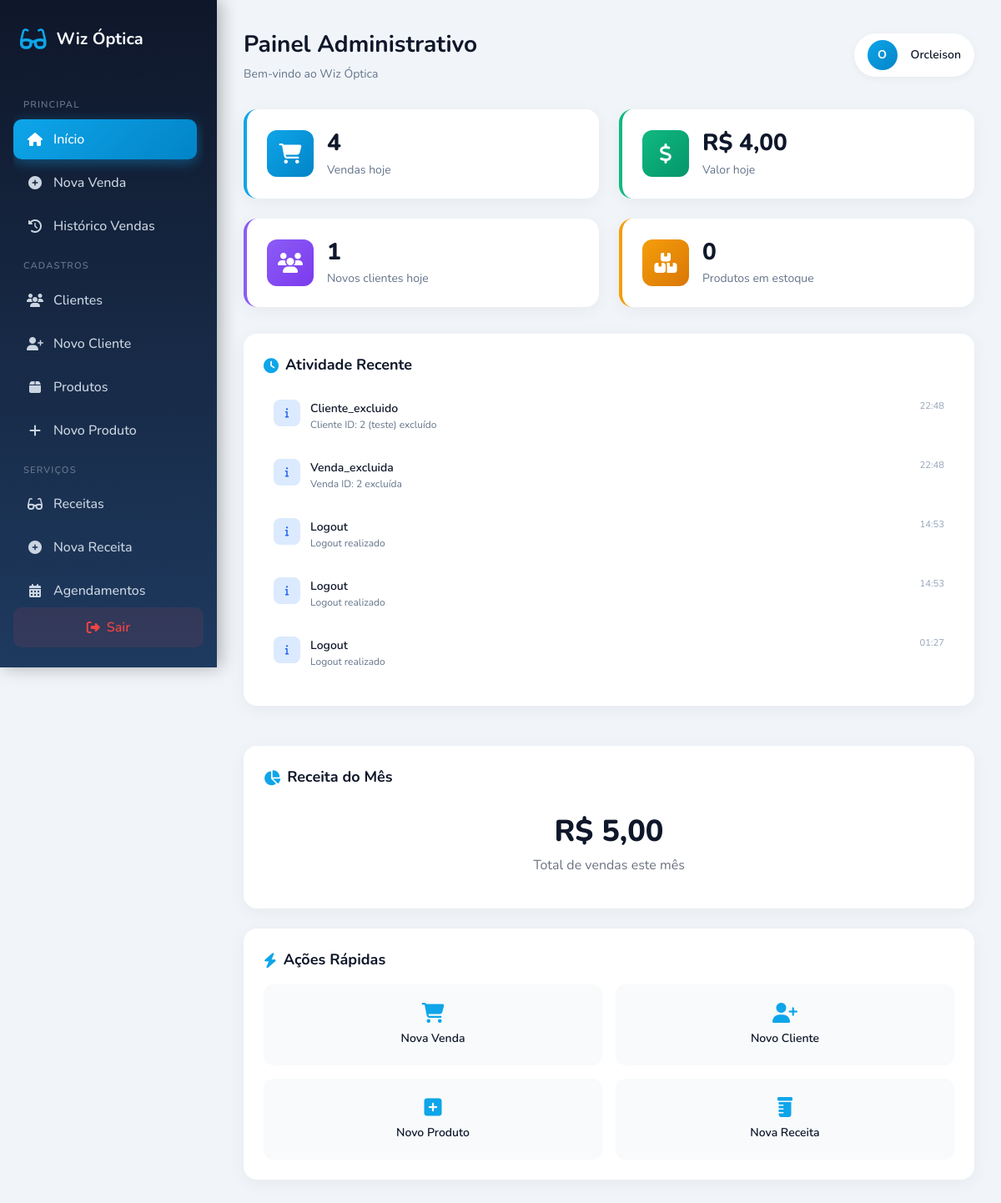
The app's page /otica/views/admin/index.php (signed in) with its own data.
### tables this page shows
CREATE TABLE `logs` (
  `id` bigint(20) UNSIGNED NOT NULL,
  `usuario_id` int(11) DEFAULT NULL,
  `acao` varchar(100) DEFAULT NULL,
  `detalhes` text DEFAULT NULL,
  `data` timestamp NOT NULL DEFAULT current_timestamp()
);

### otica/views/admin/index.php (the view, shortened to what this page needs)
<?php
$db = Database::getInstance()->getConnection();
$pageTitle = 'Painel Administrativo';
$moduleName = 'Bem-vindo ao Wiz Óptica';
try {
    $stmt = $db->prepare("SELECT COUNT(*) as total, COALESCE(SUM(total), 0) as valor FROM vendas WHERE DATE(data_venda) = CURDATE()");
    $stmt->execute();
    $vendasHoje = $stmt->fetch();
    $stmt = $db->prepare("SELECT COUNT(*) as total FROM clientes WHERE DATE(criado_em) = CURDATE()");
    $stmt->execute();
    $novosClientes = $stmt->fetch();
    $stmt = $db->prepare("SELECT COUNT(*) as total FROM produtos WHERE estoque > 0");
    $stmt->execute();
    $produtosEstoque = $stmt->fetch();
    $stmt = $db->prepare("SELECT COALESCE(SUM(total), 0) as valor FROM vendas WHERE MONTH(data_venda) = MONTH(CURDATE()) AND YEAR(data_venda) = YEAR(CURDATE())");
    $stmt->execute();
    $receitaMes = $stmt->fetch();
    $stmt = $db->query("SELECT * FROM logs ORDER BY id DESC LIMIT 10");
    $atividades = $stmt->fetchAll();
} catch (PDOException $e) {
    error_log("Erro: " . $e->getMessage());
    $vendasHoje = ['total' => 0, 'valor' => 0];
    $novosClientes = ['total' => 0];
    $produtosEstoque = ['total' => 0];
    $receitaMes = ['valor' => 0];
    $atividades = [];
}
$vendasHoje['total'] = $vendasHoje['total'] ?? 0;
$vendasHoje['valor'] = $vendasHoje['valor'] ?? 0;
$novosClientes['total'] = $novosClientes['total'] ?? 0;
$produtosEstoque['total'] = $produtosEstoque['total'] ?? 0;
$receitaMes['valor'] = $receitaMes['valor'] ?? 0;
?>
<!DOCTYPE html>
<html lang="pt-BR">
<head>
    <link rel="stylesheet" href="https://cdnjs.cloudflare.com/ajax/libs/font-awesome/6.4.0/css/all.min.css">
    <script src="https://cdn.tailwindcss.com"></script>
</head>
<body>
    <aside class="sidebar">
        <div class="sidebar-logo">
            <i class="fas fa-glasses"></i>
            <h1>Wiz Óptica</h1>
        </div>
        <div class="menu-scroll">
            <div class="menu-group">
                <p class="menu-title">Principal</p>
                <a href="index.php" class="menu-item active">
                    <i class="fas fa-home"></i>
                    <span>Início</span>
                </a>
                <a href="../vendas/nova.php" class="menu-item">
                    <i class="fas fa-plus-circle"></i>
                    <span>Nova Venda</span>
                </a>
                <a href="../vendas/historico.php" class="menu-item">
                    <i class="fas fa-history"></i>
                    <span>Histórico Vendas</span>
                </a>
            </div>
            <div class="menu-group">
                <p class="menu-title">Cadastros</p>
                <a href="../clientes/index.php" class="menu-item">
                    <i class="fas fa-users"></i>
                    <span>Clientes</span>
                </a>
                <a href="../clientes/novo.php" class="menu-item">
                    <i class="fas fa-user-plus"></i>
                    <span>Novo Cliente</span>
                </a>
                <a href="../produtos/index.php" class="menu-item">
                    <i class="fas fa-box"></i>
                    <span>Produtos</span>
                </a>
                <a href="../produtos/novo.php" class="menu-item">
                    <i class="fas fa-plus"></i>
                    <span>Novo Produto</span>
                </a>
            </div>
            <div class="menu-group">
                <p class="menu-title">Serviços</p>
                <a href="../receitas/index.php" class="menu-item">
                    <i class="fas fa-glasses"></i>
                    <span>Receitas</span>
                </a>
                <a href="../receitas/nova.php" class="menu-item">
                    <i class="fas fa-plus-circle"></i>
                    <span>Nova Receita</span>
                </a>
                <a href="../agendamentos/index.php" class="menu-item">
                    <i class="fas fa-calendar-alt"></i>
                    <span>Agendamentos</span>
                </a>
            </div>
        </div>
        <button onclick="logout()" class="btn-logout">
            <i class="fas fa-sign-out-alt"></i>
            <span>Sair</span>
        </button>
    </aside>
    <main class="main-content">
        <header class="page-header">
            <div>
                <h1 class="page-title-page"><?php echo $pageTitle; ?></h1>
                <p class="page-subtitle"><?php echo $moduleName; ?></p>
            </div>
            <div class="user-info">
                <div class="user-avatar">
                    <?php echo strtoupper(substr($_SESSION['usuario_nome'] ?? 'U', 0, 1)); ?>
                </div>
                <div class="user-name"><?php echo htmlspecialchars($_SESSION['usuario_nome'] ?? 'Usuário'); ?></div>
            </div>
        </header>
        <div class="stats-grid">
            <div class="stat-card blue">
                <div class="stat-icon blue">
                    <i class="fas fa-shopping-cart"></i>
                </div>
                <div class="stat-info">
                    <div class="stat-value"><?php echo $vendasHoje['total']; ?></div>
                    <div class="stat-label">Vendas hoje</div>
                </div>
            </div>
            <div class="stat-card green">
                <div class="stat-icon green">
                    <i class="fas fa-dollar-sign"></i>
                </div>
                <div class="stat-info">
                    <div class="stat-value">R$ <?php echo number_format($vendasHoje['valor'], 2, ',', '.'); ?></div>
                    <div class="stat-label">Valor hoje</div>
                </div>
            </div>
            <div class="stat-card purple">
                <div class="stat-icon purple">
                    <i class="fas fa-users"></i>
                </div>
                <div class="stat-info">
                    <div class="stat-value"><?php echo $novosClientes['total']; ?></div>
                    <div class="stat-label">Novos clientes hoje</div>
                </div>
            </div>
            <div class="stat-card orange">
                <div class="stat-icon orange">
                    <i class="fas fa-boxes"></i>
                </div>
                <div class="stat-info">
                    <div class="stat-value"><?php echo $produtosEstoque['total']; ?></div>
                    <div class="stat-label">Produtos em estoque</div>
                </div>
            </div>
        </div>
        <div class="grid-2">
            <div class="card">
                <h2 class="card-title">
                    <i class="fas fa-clock"></i>
                    Atividade Recente
                </h2>
                <div class="activity-list">
                    <?php if (empty($atividades)): ?>
                        <p class="text-gray-500 text-center py-4">Nenhuma atividade recente</p>
                    <?php else: ?>
                        <?php foreach ($atividades as $atividade): ?>
                            <div class="activity-item">
                                <div class="activity-icon info">
                                    <i class="fas fa-info"></i>
                                </div>
                                <div class="activity-content">
                                    <div class="activity-title"><?php echo htmlspecialchars(ucfirst($atividade['acao'])); ?></div>
                                    <div class="activity-desc"><?php echo htmlspecialchars($atividade['detalhes']); ?></div>
                                </div>
                                <div class="activity-time"><?php echo date('H:i', strtotime($atividade['data'])); ?></div>
                            </div>
                        <?php endforeach; ?>
                    <?php endif; ?>
                </div>
            </div>
            <div class="card">
                <h2 class="card-title">
                    <i class="fas fa-chart-pie"></i>
                    Receita do Mês
                </h2>
                <div class="text-center py-4">
                    <div class="text-4xl font-extrabold text-darkblue mb-2">
                        R$ <?php echo number_format($receitaMes['valor'], 2, ',', '.'); ?>
                    </div>
                    <p class="text-gray-500">Total de vendas este mês</p>
                </div>
            </div>
        </div>
        <div class="card">
            <h2 class="card-title">
                <i class="fas fa-bolt"></i>
                Ações Rápidas
            </h2>
            <div class="quick-actions">
                <a href="../vendas/nova.php" class="quick-action">
                    <i class="fas fa-shopping-cart"></i>
                    <span>Nova Venda</span>
                </a>
                <a href="../clientes/novo.php" class="quick-action">
                    <i class="fas fa-user-plus"></i>
                    <span>Novo Cliente</span>
                </a>
                <a href="../produtos/novo.php" class="quick-action">
                    <i class="fas fa-plus-square"></i>
                    <span>Novo Produto</span>
                </a>
                <a href="../receitas/nova.php" class="quick-action">
                    <i class="fas fa-prescription-bottle"></i>
                    <span>Nova Receita</span>
                </a>
            </div>
        </div>
    </main>
</body>
</html>

### records on screen
logs: acao "Cliente_excluido", detalhes "Cliente ID: 2 (teste) excluído", data "22:48"
logs: acao "Venda_excluida", detalhes "Venda ID: 2 excluída", data "22:48"
logs: acao "Logout", detalhes "Logout realizado", data "14:53"
logs: acao "Logout", detalhes "Logout realizado", data "14:53"
logs: acao "Logout", detalhes "Logout realizado", data "01:27"

### other values on screen
$pageTitle "Painel Administrativo"
$moduleName "Bem-vindo ao Wiz Óptica"
substr($_SESSION['usuario_nome'] ?? 'U', 0, 1) "O"
$_SESSION['usuario_nome'] "Orcleison"
$vendasHoje['total'] "4"
$vendasHoje['valor'] "4,00"
$novosClientes['total'] "1"
$produtosEstoque['total'] "0"
$receitaMes['valor'] "5,00"
